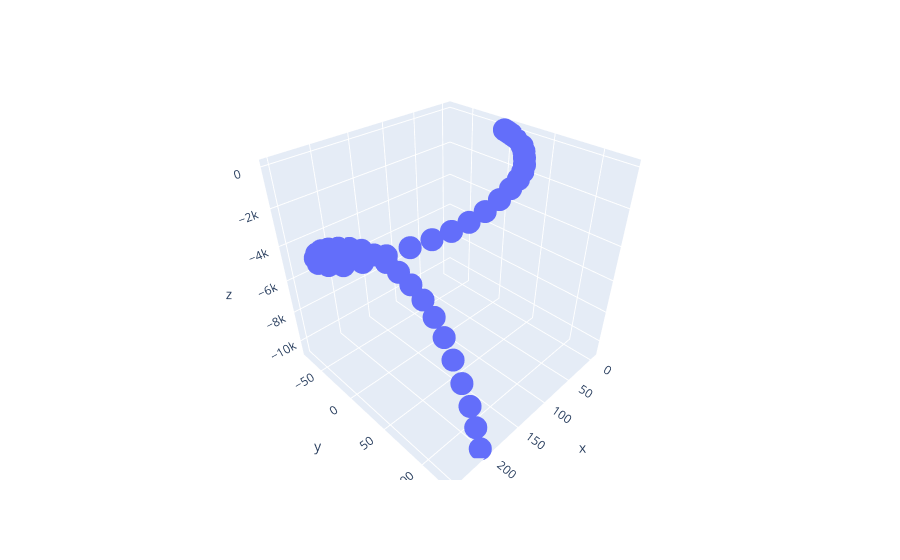

Notebook source saved alongside this figure:
### Code cell
sns.set_style("darkgrid")


#x1 = data.raw_acceleration_x
#y1 = data.raw_acceleration_y
#z1 = data.raw_acceleration_z

#x1 = data.quaternion_x
#y1 = data.quaternion_y
#z1 = data.quaternion_z

x1 = data.pos_x
y1 = data.pos_y
z1 = data.pos_z

# x1 = df.position_x
# y1 = df.position_y
# z1 = df.position_z

plt.figure(figsize=(6, 5))
import plotly.express as px
df = px.data.iris()
fig = px.scatter_3d(df, x=x1, y=y1, z=z1)
fig.show()

### Figure 1 — Plotly figure (JSON) as saved in the notebook; plotly's stock layout.template omitted (floating-point values rounded to 4 significant figures)
{"data": [{"hovertemplate": "x=%{x}<br>y=%{y}<br>z=%{z}<extra></extra>", "legendgroup": "", "marker": {"color": "#636efa", "symbol": "circle"}, "mode": "markers", "name": "", "scene": "scene", "showlegend": false, "type": "scatter3d", "x": [-0.23, -0.66, -1.29, -2.09, -2.79, -3.84, -4.99, -6.03, -5.62, -1.25, 5.35, 14.12, 23.38, 33.93, 46.66, 64.48, 86.35, 110.7, 132.9, 152.6, 171.8, 191.8, 212.8, 231.7, 244.1, 250.0, 250.7, 242.7, 231.6, 219.2, 205.5, 189.9, 173.9, 158.9, 146.9, 139.1, 134.4, 133.2, 135.5, 141.1, 150.5, 162.4, 174.4, 185.1, 195.2, 205.5], "y": [0.37, 1.11, 2.22, 3.7, 5.4, 7.47, 9.87, 12.71, 16.47, 21.9, 28.35, 34.64, 40.65, 45.59, 49.01, 52.1, 54.63, 55.98, 54.5, 50.12, 43.62, 35.22, 25.69, 14.42, 1.55, -13.34, -28.72, -44.49, -57.31, -66.75, -72.71, -75.83, -76.25, -73.23, -65.88, -54.42, -40.1, -22.56, -2.87, 17.54, 38.88, 60.11, 80.68, 98.82, 113.3, 126.4], "z": [-9.81, -29.45, -58.9, -98.23, -147.3, -206.1, -274.6, -353.1, -441.7, -540.2, -649.1, -767.9, -897.0, -1036.0, -1184.0, -1342.0, -1510.0, -1687.0, -1875.0, -2072.0, -2278.0, -2494.0, -2721.0, -2957.0, -3204.0, -3461.0, -3728.0, -4005.0, -4292.0, -4589.0, -4896.0, -5213.0, -5541.0, -5877.0, -6223.0, -6580.0, -6946.0, -7322.0, -7708.0, -8105.0, -8510.0, -8925.0, -9349.0, -9784.0, -10230.0, -10680.0]}], "layout": {"legend": {"tracegroupgap": 0}, "margin": {"t": 60}, "scene": {"domain": {"x": [0, 1], "y": [0, 1]}, "xaxis": {"title": {"text": "x"}}, "yaxis": {"title": {"text": "y"}}, "zaxis": {"title": {"text": "z"}}}}}
